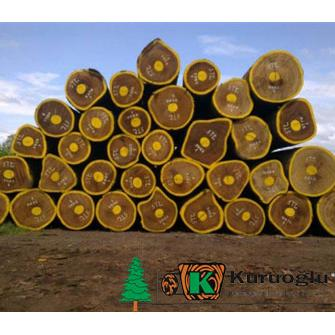
#> input picture Çalışmalarım/T.jpg, 335 x 335 px, found by its file name
$ python tomrukbulma.py
#> lines starting #> are read from the running program, lines starting #| are printed output that depends on the picture
import cv2
import numpy as np

# Maskelenmiş görüntüyü yükleme
mask = cv2.imread('T.jpg', cv2.IMREAD_GRAYSCALE)
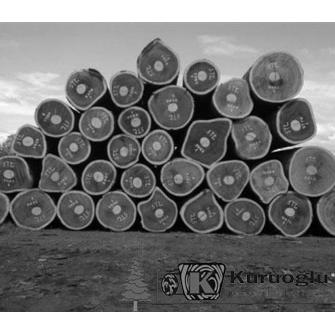
#> mask: shape (335, 335); min 0, max 255, mean 121.8

# Maskelenmiş bölgedeki beyaz bölgelerin konturlarını bulma
contours, _ = cv2.findContours(mask, cv2.RETR_EXTERNAL, cv2.CHAIN_APPROX_SIMPLE)
#> contours = [[[0, 0], [0, 334], [334, 334], [334, 0]]]

# Beyaz dairelerin sayısını ve çaplarını bulma
white_circle_count = 0
for contour in contours:
    area = cv2.contourArea(contour)
    if area > 1000:  # Minimum alan sınırı (örnek olarak 1000 piksel)
        # En küçük kapsayan daireyi hesaplama
        (x, y), radius = cv2.minEnclosingCircle(contour)
        diameter = int(2 * radius)

        # Beyaz daireyi çizme
        cv2.circle(mask, (int(x), int(y)), int(radius), (255), 2)

        # Beyaz daire sayısını ve çapını ekrana yazdırma
        print(f"Detected white circle - Center: ({int(x)}, {int(y)}), Radius: {int(radius)}")

        # Beyaz daire sayısını artırma
        white_circle_count += 1
#> this loop made 1 pass
#> (contour, area, x, y, radius, diameter, white_circle_count) on pass 1: ([[0, 0], [0, 334], [334, 334], [334, 0]], 111556, 167, 167, 236.2, 472, 1)
#| Detected white circle - Center: (167, 167), Radius: 236
#> after the loop, white_circle_count = 1

# Sonuçları gösterme
cv2.imshow("Masked White Circles", mask)
cv2.waitKey(0)
cv2.destroyAllWindows()

# Bulunan maskelenmiş beyaz daire sayısını ekrana yazdırma
print(f"Detected masked white circles: {white_circle_count}")
#| Detected masked white circles: 1

$ run again, with Çalışmalarım/37943.jpg copied over Çalışmalarım/T.jpg
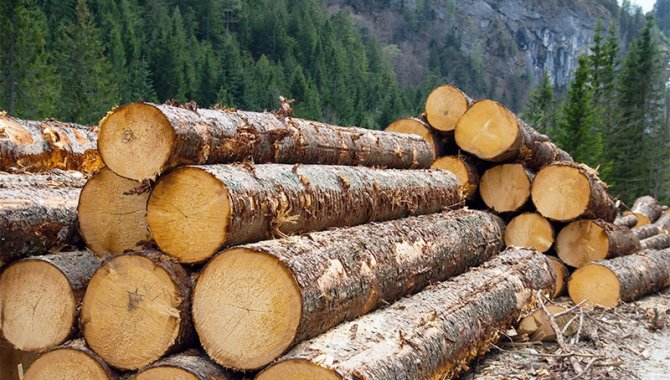
#> input picture Çalışmalarım/37943.jpg, 670 x 380 px, found by its file name
#> `mask = cv2.imread('T.jpg', cv2.IMREAD_GRAYSCALE)`:
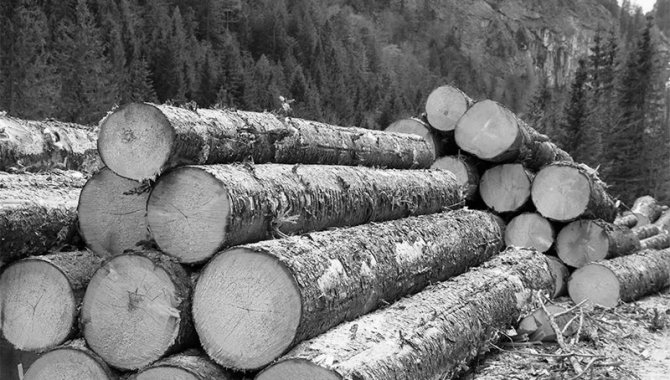
#> mask: shape (380, 670); min 0, max 255, mean 113.6
#> contours = [[[0, 0], [0, 379], [669, 379], [669, 0]]]
#> the loop `for contour in contours:` made 1 pass
#> (contour, area, x, y, radius, diameter, white_circle_count) on pass 1: ([[0, 0], [0, 379], [669, 379], [669, 0]], 253551, 334.5, 189.5, 384.4, 768, 1)
#> (printed output is left out)
#> after the loop `for contour in contours:`: white_circle_count = 1
#| Detected masked white circles: 1
